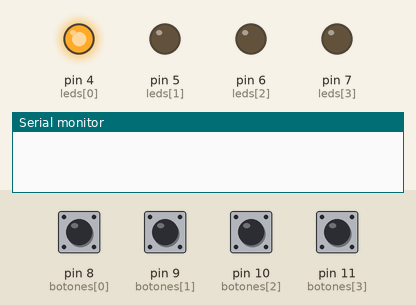
This sketch was run on a simulated Arduino Uno, built with avr-gcc and run on an emulated ATmega328P. Parts: output pins drawn as LEDs (lit = HIGH), the last lines printed to the serial monitor. The test bench sets the inputs (shaded band); at power-on: pin 8 (botones[0]), pin 9 (botones[1]), pin 10 (botones[2]), pin 11 (botones[3]) HIGH. Random numbers use the default seed unless the sketch sets one.

Above: at 0.2 s.
At 2.3 s:
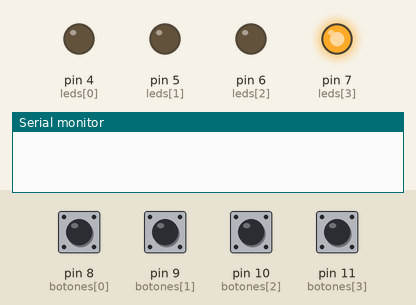
At 2.95 s:
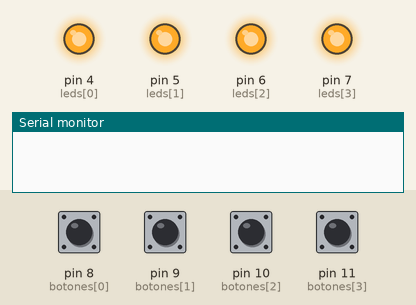
At 3.85 s:
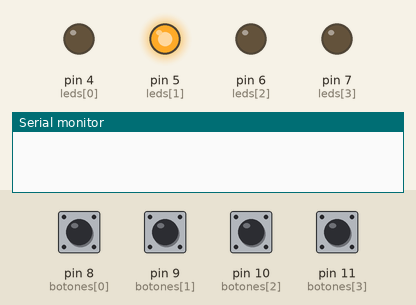
At 6.8 s:
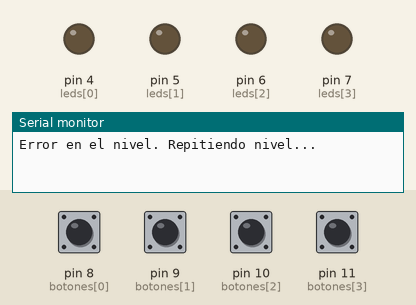
At 9.2 s:
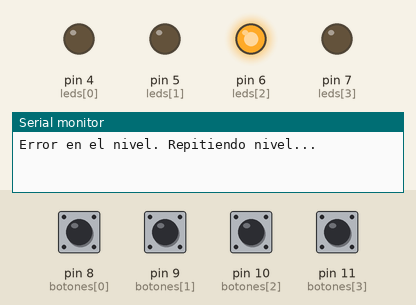
Timing chart, 0 to 9.9 s (numbered marks = the images above):
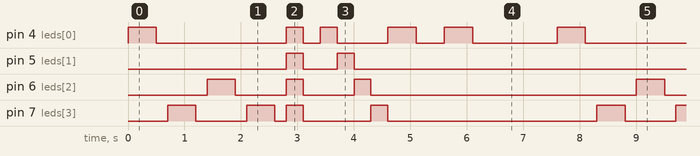

The sketch:

simonDice.ino
```cpp
const int leds[] = {4, 5, 6, 7};

const int botones[] = {8, 9, 10, 11};
// Para 6 niveles, 4 LEDs por nivel
int nivel[6][4];

void setup() {
    Serial.begin(9600);
    for (int i = 0; i < 4; i++) {
        pinMode(leds[i], OUTPUT);
        pinMode(botones[i], INPUT_PULLUP);
        digitalWrite(leds[i], LOW);
    }
    // Semilla aleatoria
    randomSeed(analogRead(A0));
    generarNiveles();
}

void loop() {
    int res[4];
    for (int i = 0; i < 6; i++) {
        bool nivelSuperado = false;

        // Repite el nivel actual hasta que el usuario lo complete exitosamente
        while (!nivelSuperado) {
            // Pasa el arreglo res a la función level
            level(i, res);
            nivelSuperado = comprobarRespuesta(i, res);

            if (nivelSuperado) {
                Serial.println("Nivel superado.");
                for (int x = 0; x < 5; x++) {
                    ledsOn();
                    delay(500);
                    ledsOff();
                    delay(200);
                }
            } else {
                Serial.println("Error en el nivel. Repitiendo nivel...");
                ledRed();
                delay(1000);
            }
        }

        delay(1000);
    }
}

void ledsOff() {
    for (int x = 0; x < 4; x++) {
        digitalWrite(leds[x], LOW);
    }
}

// Función para encender todos los LEDs
void ledsOn() {
    for (int x = 0; x < 4; x++) {
        digitalWrite(leds[x], HIGH);
    }
}

// Función para indicar un error con el LED rojo
void ledRed() {
    for (int x = 0; x < 2; x++) {
        digitalWrite(leds[0], HIGH);
        delay(500);
        digitalWrite(leds[0], LOW);
        delay(500);
    }
}

bool comprobarRespuesta(int nivelActual, int res[]) {
    for (int j = 0; j < 4; j++) {
        if (res[j] != nivel[nivelActual][j]) {
            return false;
        }
    }
    return true;
}

// Generar la secuencia de niveles
void generarNiveles() {
    for (int i = 0; i < 6; i++) {
        for (int j = 0; j < 4; j++) {
            nivel[i][j] = random(0, 4);
        }

        // Permitir repeticiones limitadas
        for (int j = 1; j < 4; j++) {
            if (nivel[i][j] == nivel[i][j - 1]) {
                nivel[i][j] = (nivel[i][j] + 1) % 4;
            }
        }
    }
}

// Función que maneja la lógica de cada nivel
void level(int nivelActual, int res[]) {
    int conteo = 0;

    // Muestra la secuencia de LEDs para el nivel actual
    for (int j = 0; j < 4; j++) {
        digitalWrite(leds[nivel[nivelActual][j]], HIGH);
        delay(500);
        digitalWrite(leds[nivel[nivelActual][j]], LOW);
        delay(200);
    }

    // Indica que se espera una respuesta
    ledsOn();
    delay(300);
    ledsOff();
    delay(300);

    // Respuesta del usuario
    while (conteo < 4) {
        for (int x = 0; x < 4; x++) {
            if (digitalRead(botones[x]) == HIGH) {
                digitalWrite(leds[x], HIGH);
                res[conteo] = x;
                delay(300);
                digitalWrite(leds[x], LOW);
                conteo++;
            }
        }
    }

    // Apaga todos los LEDs al finalizar la captura
    ledsOff();
}
```

Measured:
- by itself, pin 5 (leds[1]): repeats every 7.6 s: LOW 0.60 s, HIGH 0.30 s, LOW 6.4 s, HIGH 0.30 s
- by itself, pin 6 (leds[2]): repeats every 7.6 s: 2 × (LOW 0.90 s, HIGH 0.30 s), LOW 4.7 s, HIGH 0.50 s
- by itself, pin 7 (leds[3]): repeats every 7.6 s: LOW 0.90 s, HIGH 0.50 s, LOW 0.20 s, HIGH 0.30 s, LOW 1.2 s, HIGH 0.30 s, LOW 3.7 s, HIGH 0.50 s
- by itself, pin 4 (leds[0]): repeats every 7.6 s: LOW 2.3 s, HIGH 0.30 s, LOW 0.30 s, HIGH 0.30 s, LOW 0.90 s, HIGH 0.50 s, LOW 0.50 s, HIGH 0.50 s, LOW 1.5 s, HIGH 0.50 s
